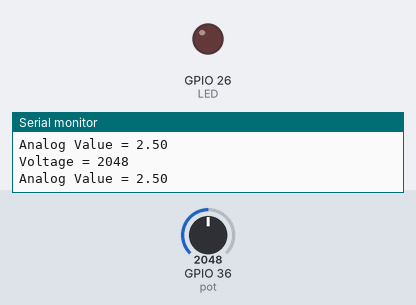
A sketch run on a simulated ESP32. Shown: output pins drawn as LEDs (lit = HIGH), the last lines printed to the serial monitor. The inputs (shaded band) are chosen by the test bench; at power-on: GPIO 36 (pot) = 2048.

Above: at 1.8 s.
1.9 s: GPIO 36 (pot) set to 2835
3.4 s: GPIO 36 (pot) set to 2909
At 5.2 s:
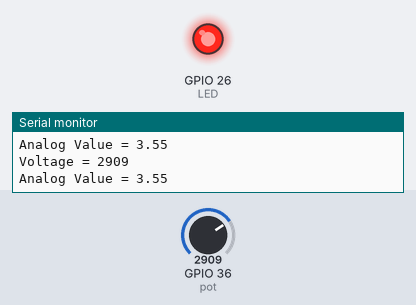
5.5 s: GPIO 36 (pot) set to 2866
At 6.8 s:
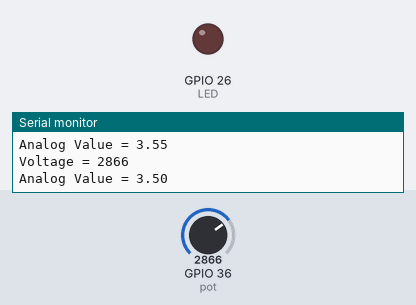
7.5 s: GPIO 36 (pot) set to 3603
At 8.4 s:
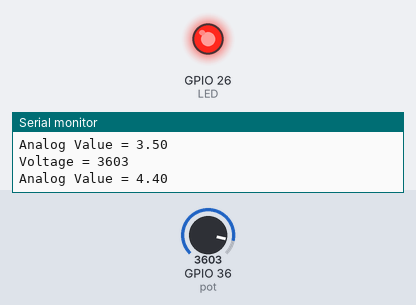
Timing chart, 0 to 10.5 s (numbered marks = the images above; inputs shaded):
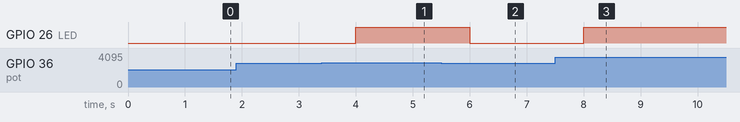

Measured:
- the behaviour switches between 2866 and 2867 on GPIO 36 (pot) (found by bisection; images 0 and 1)
- after the input at 3.4 s, GPIO 26 (LED): LOW → HIGH after 0.60 s
- after the input at 5.5 s, GPIO 26 (LED): HIGH → LOW after 0.50 s
- after the input at 7.5 s, GPIO 26 (LED): LOW → HIGH after 0.50 s

The sketch:

sketch.ino
```cpp
#define pot 36
int LED = 26;

void setup(){
  //initalize serial communication at 9600 bits per second
  Serial.begin(115200);
pinMode(pot, INPUT);
pinMode(LED, OUTPUT);
}

void loop(){
  //reads the input on analog pin (value between 0 and 4095)
  int analogValue = analogRead(pot);
  float z1=analogValue;
  Serial.print("Voltage = ");
  Serial.println(analogValue);

  //raw analog reading
  float z2=z1*5/4095;
Serial.print("Analog Value = ");
  Serial.println(z2);

  if(z2>3.5){
    digitalWrite(LED, HIGH);
  }

  else{
    digitalWrite(LED, LOW);
  }

  delay(1000);
}
```
